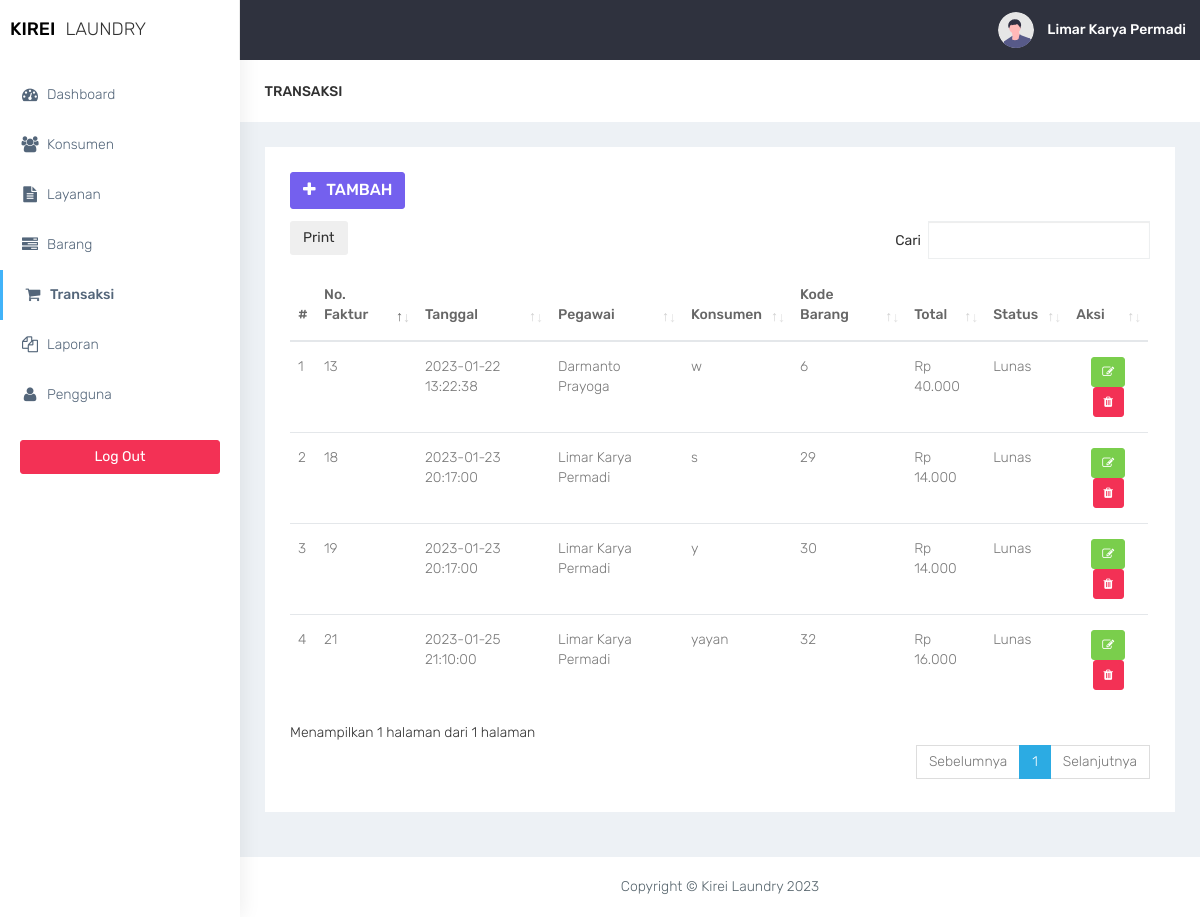
The page /transaksi/transaksi.php (signed in) on the database its author committed.
### tables this page shows
CREATE TABLE `transaksi` (
  `no_faktur` int(11) NOT NULL,
  `tgl` datetime NOT NULL,
  `id_pengguna` varchar(5) NOT NULL,
  `id_konsumen` int(11) NOT NULL,
  `kd_barang` int(11) NOT NULL,
  `total` int(11) NOT NULL,
  `lunas` enum('Y','T') NOT NULL
);

CREATE TABLE `pengguna` (
  `id_pengguna` varchar(5) NOT NULL,
  `nm_pengguna` varchar(30) NOT NULL,
  `no_tlp` varchar(13) NOT NULL,
  `jabatan` enum('pemilik','penjaga laundry') NOT NULL,
  `password` varchar(20) NOT NULL
);

CREATE TABLE `konsumen` (
  `id_konsumen` int(11) NOT NULL,
  `nm_konsumen` varchar(30) NOT NULL,
  `no_tlp` varchar(13) NOT NULL
);

### transaksi/transaksi.php (the view, shortened to what this page needs)
<?php
$title = 'Transaksi';
require '../functions.php';
require '../layout/layout_header.php';
if (isset($_POST['keyword'])) {
    $keyword = $_POST['keyword'];
    $data = mysqli_query($conn, "SELECT * FROM transaksi
                                JOIN pengguna ON `transaksi`.`id_pengguna` = `pengguna`.`id_pengguna`
                                JOIN konsumen ON `transaksi`.`id_konsumen` = `konsumen`.`id_konsumen`
                                WHERE invoice lIKE '%" . $keyword . "%'
                                OR tgl LIKE '%" . $keyword . "%'
                                OR nm_pengguna LIKE '%" . $keyword . "%'
                                OR nm_konsumen  LIKE '%" . $keyword . "%'
                                OR total LIKE '%" . $keyword . "%'");
} else {
    $data = mysqli_query($conn, "SELECT * FROM transaksi
                        JOIN pengguna ON `transaksi`.`id_pengguna` = `pengguna`.`id_pengguna`
                        JOIN konsumen ON `transaksi`.`id_konsumen` = `konsumen`.`id_konsumen`");
}
?>
<div class="container-fluid">
    <div class="row bg-title">
        <div class="col-lg-3 col-md-4 col-sm-4 col-xs-12">
            <h4 class="page-title"><?= $title ?></h4>
        </div>
    </div>
    <div class="row">
        <div class="col-md-12 col-lg-12 col-sm-12 col-xs-12">
            <div class="white-box">
                <div class="row">
                    <div class="col-md-6">
                        <a href="transaksi-tambah.php" class="btn btn-primary box-title" title="Tambah Data"><i class="fa fa-plus fa-fw"></i> Tambah</a>
                    </div>
                </div>
                <div class="table-responsive">
                    <table class="table thead-dark" id="table">
                        <thead>
                            <tr>
                                <th>#</th>
                                <th>No. Faktur</th>
                                <th>Tanggal</th>
                                <th>Pegawai</th>
                                <th>Konsumen</th>
                                <th>Kode Barang</th>
                                <th>Total</th>
                                <th>Status</th>
                                <th>Aksi</th>
                            </tr>
                        </thead>
                        <tbody>
                            <?php foreach ($data as $transaksi) : ?>
                                <tr>
                                    <td></td>
                                    <td><?= $transaksi['no_faktur']; ?></td>
                                    <td><?= $transaksi['tgl']; ?></td>
                                    <td><?= $transaksi['nm_pengguna']; ?></td>
                                    <td><?= $transaksi['nm_konsumen']; ?></td>
                                    <td><?= $transaksi['kd_barang']; ?></td>
                                    <td>Rp <?= number_format($transaksi['total'], 0, ',', '.'); ?></td>
                                    <td>
                                        <?php
                                        if ($transaksi['lunas'] == 'Y') {
                                            echo 'Lunas';
                                        } else {
                                            echo 'Belum Lunas';
                                        }
                                        ?>
                                    </td>
                                    <td align="center">
                                        <a href="transaksi-form-edit.php?no_faktur=<?= $transaksi['no_faktur']; ?>" class="btn btn-success btn-sm " title="Ubah">
                                            <i class="fa fa-pencil-square-o"></i>
                                        </a>
                                        <a href="transaksi-hapus.php?no_faktur=<?= $transaksi['no_faktur']; ?>" class="btn btn-danger btn-sm delete-data">
                                            <i class="fa fa-trash"></i></a>
                                    </td>
                                </tr>
                            <?php endforeach; ?>
                        </tbody>
                    </table>
                </div>
            </div>
        </div>
    </div>
</div>
<?php
require '../layout/layout_footer.php';
?>

### assets/css/colors/default.css (style rules this page uses)
body { background: #fff; }

### rows shown on the page
transaksi: no_faktur "13", tgl "2023-01-22 13:22:38", id_pengguna.nm_pengguna "Darmanto Prayoga", id_konsumen.nm_konsumen "w", kd_barang "6", total "40.000", lunas "Lunas"
transaksi: no_faktur "18", tgl "2023-01-23 20:17:00", id_pengguna.nm_pengguna "Limar Karya Permadi", id_konsumen.nm_konsumen "s", kd_barang "29", total "14.000", lunas "Lunas"
transaksi: no_faktur "19", tgl "2023-01-23 20:17:00", id_pengguna.nm_pengguna "Limar Karya Permadi", id_konsumen.nm_konsumen "y", kd_barang "30", total "14.000", lunas "Lunas"
transaksi: no_faktur "21", tgl "2023-01-25 21:10:00", id_pengguna.nm_pengguna "Limar Karya Permadi", id_konsumen.nm_konsumen "yayan", kd_barang "32", total "16.000", lunas "Lunas"

### other values the page prints
$_SESSION['nm_pengguna'] "Limar Karya Permadi"
$title "TRANSAKSI"
